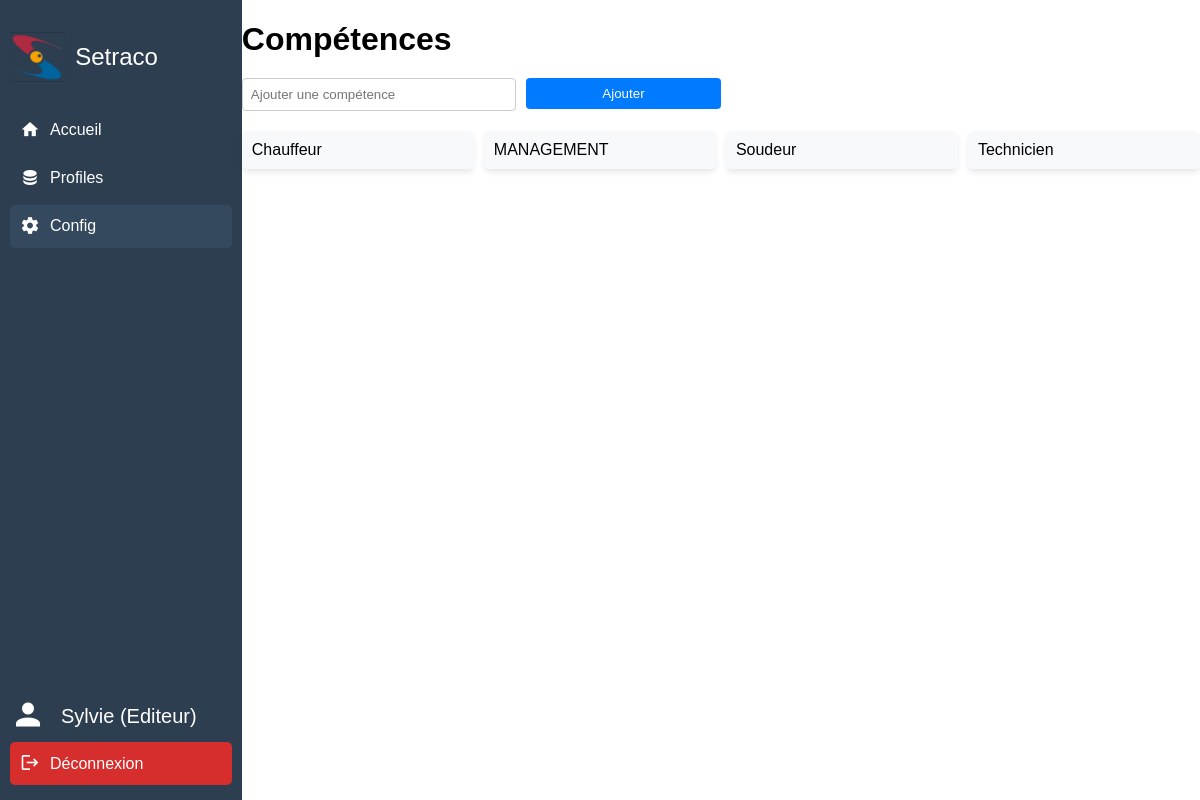
Screenshot of /config/ (signed in) with the database file from the repository.
### skills/models.py (models this page shows, shortened)
class Skill(models.Model):
    name = models.CharField(max_length=100)

### profiles/views.py (the view)
# urls.py: path('config/', config, name='config'),
def config(request):
    if request.method == 'GET':
        skills = Skill.objects.all()
        return render(request, 'config.html', {'skills': skills})

### accounts/templatetags/auth_extras.py (called while the page is built)
@register.filter(name='has_groups')
def has_groups(user, group_names):
    if isinstance(group_names, str):
        group_names = group_names.split(',')
    return user.groups.filter(name__in=group_names).exists() or user.is_superuser

### profiles/templates/config.html (shortened to what this page needs)
{% extends 'baseV3.html' %}
{% load auth_extras %}
{% block content %}
<h1>Compétences</h1>
{% if user|has_groups:"Editeur,Admin" %}
<form method="post" action="{% url 'add_skill' %}" class="add-skill-form">
    <input type="text" name="skill_name" placeholder="Ajouter une compétence" required>
    <button type="submit" class="btn btn-primary">Ajouter</button>
</form>
{% endif %}
<div class="skills-grid">
    {% for skill in skills %}
    <div class="skill-card">
        <span>{{ skill.name }}</span>
    </div>
    {% endfor %}
</div>
{% endblock %}

### profiles/templates/baseV3.html (shortened to what this page needs)
{% load static %}
{% load auth_extras %}
<!DOCTYPE html>
<html lang="en">
<head>
    <link href="https://cdn.jsdelivr.net/npm/vuetify@3.7/dist/vuetify.min.css" rel="stylesheet">
    <link href="https://cdn.jsdelivr.net/npm/@mdi/font/css/materialdesignicons.min.css" rel="stylesheet">
</head>
<body>
    <div class="container">
        <div class="sidebar">
            <div class="logo">
                <img src="{% static 'images/logoCrop.png' %}" alt="Company Logo">
                <span>Setraco</span>
            </div>
            <nav class="menu">
                <a href="{% url 'home' %}" class="{% if request.path == '/' %}active{% endif %}">
                    <span class="mdi mdi-home"></span>
                    Accueil
                </a>
                <a href="{% url 'profiles' %}" class="{% if request.path == '/profiles/' %}active{% endif %}">
                    <span class="mdi mdi-database"></span>
                    Profiles
                </a>
                <a href="{% url 'config' %}" class="{% if request.path == '/config/' %}active{% endif %}">
                    <span class="mdi mdi-cog"></span>
                    Config
                </a>
            </nav>
            <div class="logout">
                <div id="account-details">
                    <span class="mdi mdi-account"></span>
                    <span id="username">
                        {{ user.username }}
                        {% if user.groups.all %}
                        ({{ user.groups.all.0.name }})
                        {% endif %}
                    </span>
                </div>
                <a href="{% url 'logout' %}">
                    <span class="mdi mdi-logout"></span>
                    Déconnexion
                </a>
            </div>
        </div>
        <div class="content">
            {% block content %}
            {% endblock %}
        </div>
    </div>
</body>
</html>

### profiles/templates/baseV3.html (style rules this page uses)
body, html { margin: 0; padding: 0; font-family: Arial, sans-serif; height: 100%; }
.container { display: flex; height: 100vh; width: 100%; }
.sidebar { width: 250px; background-color: #2c3e50; color: white; display: flex; flex-direction: column; justify-content: space-between; padding: 10px; }
.logo { display: flex; align-items: center; height: 12%; }
.logo img { height: 50px; margin-right: 10px; }
.logo span { font-size: 24px; }
.menu { flex-grow: 1; }
.menu a { display: flex; align-items: center; padding: 10px; margin: 5px 0; color: white; text-decoration: none; border-radius: 5px; transition: background-color 0.3s; }
.menu a:hover, .menu a.active { background-color: #34495e; }
.menu .mdi { font-size: 20px; margin-right: 10px; }
.logout { width: 100%; }
.logout a { display: flex; align-items: center; padding: 10px; margin: 5px 0; background-color: rgb(214, 45, 45); color: white; text-decoration: none; border-radius: 5px; transition: background-color 0.3s; }
.logout .mdi { font-size: 20px; margin-right: 10px; }
.logout #account-details { display: flex; align-items: center; gap: 5px }
.logout #account-details .mdi { font-size: 36px; }
.logout #username { font-size: 20px; }
.content { width: 90%; }

### profiles/templates/config.html (style rules this page uses)
h1 { margin-bottom: 20px; }
.add-skill-form { width: 50%; display: flex; margin-bottom: 20px; display: flex; justify-content: space-between; }
.add-skill-form input[type="text"] { flex: 0.6; width: 100%; padding: 8px; margin-right: 10px; border: 1px solid #ccc; border-radius: 4px; }
.add-skill-form .btn-primary { flex: 0.4; padding: 8px 12px; background-color: #007bff; border: none; color: white; border-radius: 4px; cursor: pointer; }
.skills-grid { display: grid; grid-template-columns: repeat(4, 1fr); gap: 10px; }
.skill-card { background-color: #f8f9fa; padding: 10px; box-shadow: 0 4px 6px -1px rgba(0, 0, 0, 0.1); border-radius: 5px; display: flex; justify-content: space-between; align-items: center; }
.skill-card span { font-size: 16px; }
.btn { width: 100%; height: 100%; border: none; cursor: pointer; border-radius: 3px; }

### rows the page displays
Skill: name "Chauffeur"
Skill: name "MANAGEMENT"
Skill: name "Soudeur"
Skill: name "Technicien"

### other values shown
{{ user.username }} "Sylvie"
{{ user.groups.all.0.name }} "Editeur"
